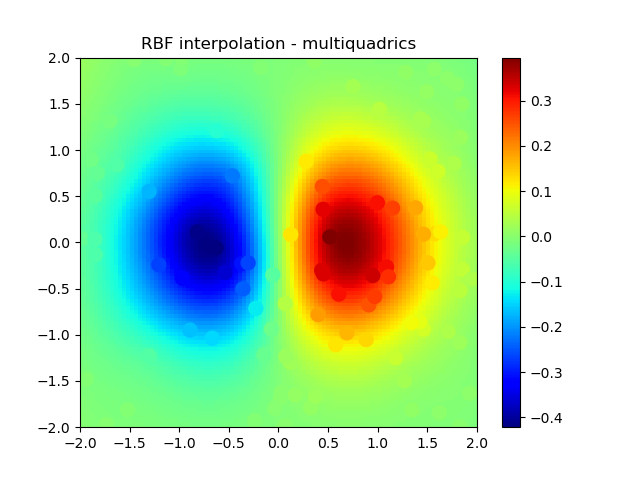

Recreate this plot in Python.
import numpy as np
from scipy.interpolate import Rbf
import matplotlib.pyplot as plt

# Define original data
x = np.random.rand(100)*4.0-2.0
y = np.random.rand(100)*4.0-2.0
z = x*np.exp(-x**2 - y**2)

# Define grid upon which to interpolate
ti = np.linspace(-2.0, 2.0, 100)
XI, YI = np.meshgrid(ti, ti)

# Use RBF
rbf = Rbf(x, y, z, function='thin_plate')
ZI = rbf(XI, YI)

# Plot the result
plt.pcolor(XI, YI, ZI, cmap=plt.cm.jet)
plt.scatter(x, y, 100, z, cmap=plt.cm.jet)
plt.title('RBF interpolation - multiquadrics')
plt.xlim(-2, 2)
plt.ylim(-2, 2)
plt.colorbar()
plt.show()
